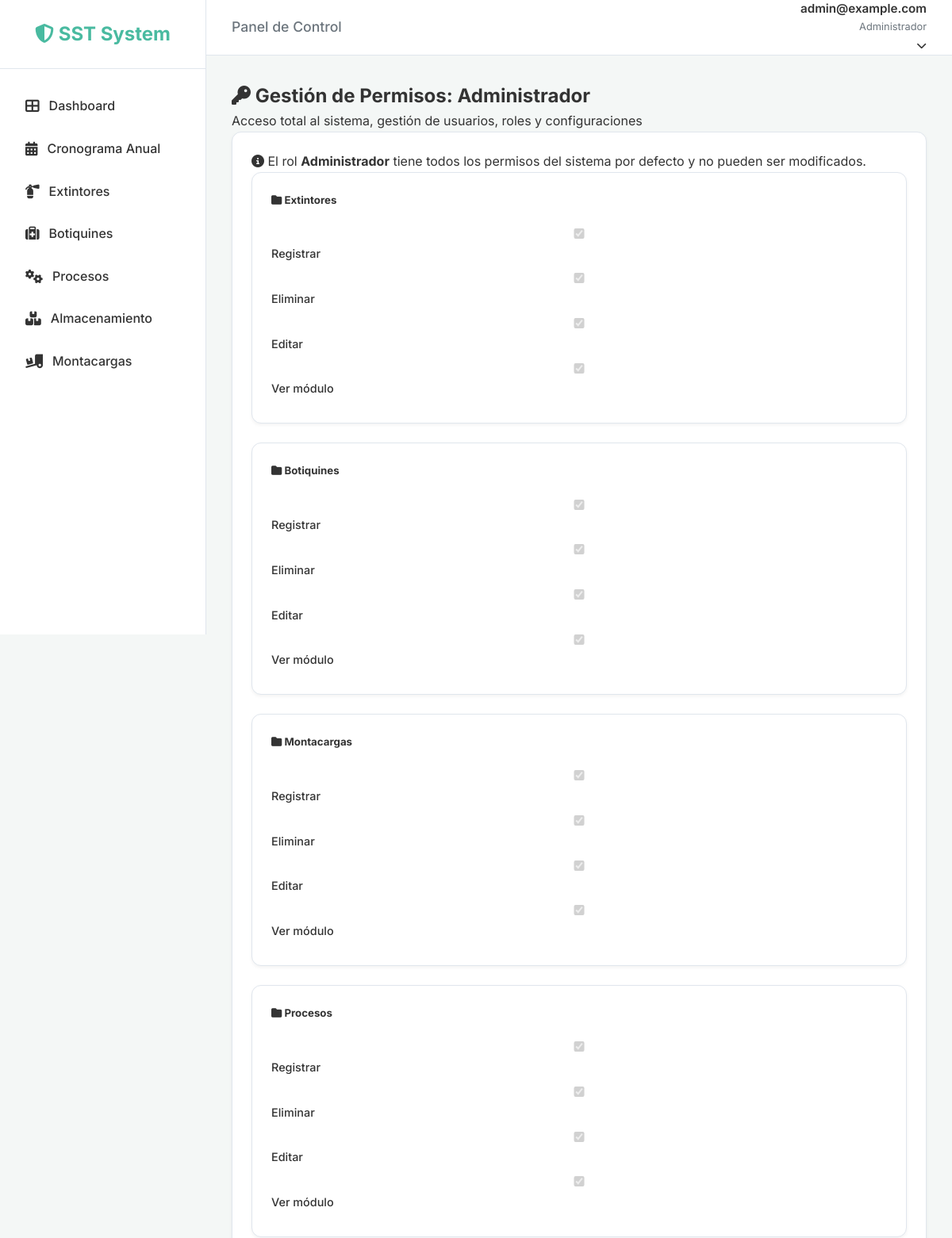
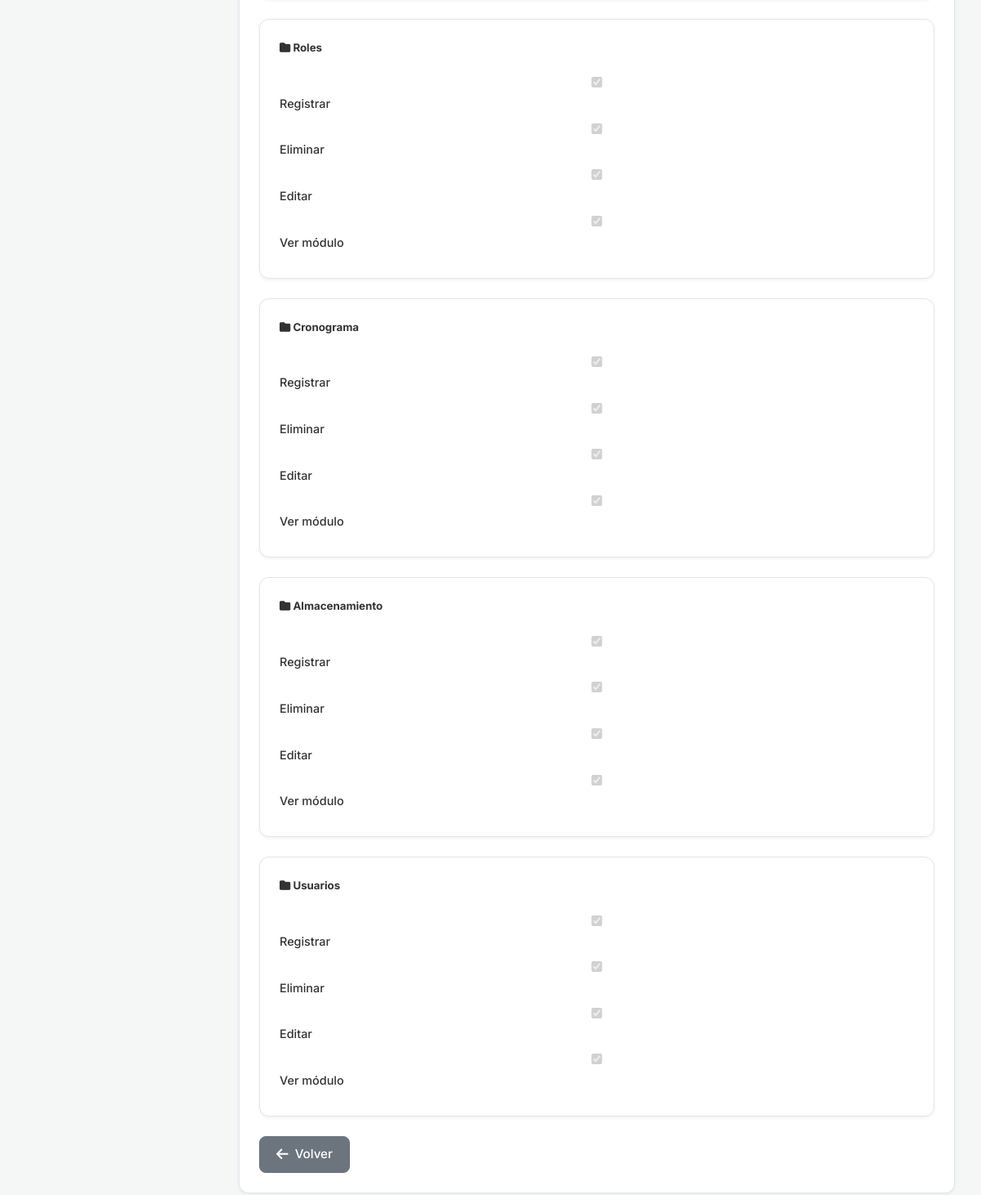
Screenshot of /roles/1/permissions/ (signed in) with the database file from the repository (2 pictures, top to bottom).
### users/models.py (models this page shows, shortened)
class CustomUser(AbstractUser):
    email = models.EmailField(unique=True)
    document_number = models.CharField(max_length=20, blank=True, null=True)
    role = models.ForeignKey('roles.Role', on_delete=models.SET_NULL, null=True, blank=True,
                             related_name='users', verbose_name='Rol')
    updated_at = models.DateTimeField(auto_now=True)
    USERNAME_FIELD = 'email'
    REQUIRED_FIELDS = ['username', 'first_name', 'last_name']

### roles/models.py (models this page shows, shortened)
class Role(models.Model):
    name = models.CharField(max_length=100, unique=True, verbose_name='Nombre del Rol')
    description = models.TextField(blank=True, verbose_name='Descripción')
    permissions = models.ManyToManyField(Permission, blank=True, related_name='roles', verbose_name='Permisos')
    is_active = models.BooleanField(default=True, verbose_name='Activo')
    is_system_role = models.BooleanField(default=False, verbose_name='Rol del Sistema')
    created_at = models.DateTimeField(auto_now_add=True)
    updated_at = models.DateTimeField(auto_now=True)
    class Meta:
        verbose_name = 'Rol'
        verbose_name_plural = 'Roles'
        ordering = ['name']

class Permission(models.Model):
    MODULE_CHOICES = [
        ('users', 'Usuarios'),
        ('inspections', 'Inspecciones'),
        ('schedule', 'Cronograma'),
        ('extinguisher', 'Extintores'),
        ('first_aid', 'Botiquines'),
        ('process', 'Procesos'),
        ('storage', 'Almacenamiento'),
        ('forklift', 'Montacargas'),
        ('roles', 'Roles'),
    ]
    ACTION_CHOICES = [
        ('view', 'Ver módulo'),
        ('create', 'Registrar'),
        ('edit', 'Editar'),
        ('delete', 'Eliminar'),
    ]
    module = models.CharField(max_length=50, choices=MODULE_CHOICES, verbose_name='Módulo')
    action = models.CharField(max_length=20, choices=ACTION_CHOICES, verbose_name='Acción')
    codename = models.CharField(max_length=100, unique=True, verbose_name='Código')
    description = models.CharField(max_length=255, verbose_name='Descripción')
    is_active = models.BooleanField(default=True, verbose_name='Activo')
    created_at = models.DateTimeField(auto_now_add=True)
    class Meta:
        verbose_name = 'Permiso'
        verbose_name_plural = 'Permisos'
        ordering = ['module', 'action']
        unique_together = ['module', 'action']

### roles/views.py (the view)
# urls.py: path('<int:pk>/permissions/', views.role_permissions_view, name='role_permissions'),
def role_permissions_view(request, pk):
    role = get_object_or_404(Role, pk=pk)
    if request.method == 'POST':
        form = RolePermissionsForm(request.POST, role=role)
        if form.is_valid():
            form.save(role)
            messages.success(request, f'Permisos del rol "{role.name}" actualizados correctamente')
            return redirect('role_detail', pk=role.pk)
    else:
        form = RolePermissionsForm(role=role)
    selected_permission_ids = set(role.permissions.values_list('id', flat=True))
    context = {
        'role': role,
        'form': form,
        'permissions_by_module': form.get_permissions_by_module(),
        'selected_permission_ids': selected_permission_ids,
    }
    return render(request, 'roles/role_permissions.html', context)

### roles/forms.py (called while the page is built)
    def get_permissions_by_module(self):
        modules = {}
        for field_name, field in self.fields.items():
            if hasattr(field, 'permission'):
                module_name = field.module_name
                if module_name not in modules:
                    modules[module_name] = []
                modules[module_name].append({
                    'field_name': field_name,
                    'field': field,
                    'permission': field.permission
                })
        return modules

### templates/roles/role_permissions.html (shortened to what this page needs)
{% extends 'base.html' %}
{% load static %}
{% block content %}
<div class="container-fluid">
    <div class="row mb-4">
        <div class="col-12">
            <h2>
                <i class="fas fa-key"></i>
                Gestión de Permisos: <strong>{{ role.name }}</strong>
            </h2>
            <p class="text-muted">{{ role.description }}</p>
        </div>
    </div>
    <div class="row">
        <div class="col-12">
            <div class="card">
                <div class="card-body">
                    {% if role.name == 'Administrador' %}
                    <div class="alert alert-info">
                        <i class="fas fa-info-circle"></i>
                        El rol <strong>Administrador</strong> tiene todos los permisos del sistema por defecto y no
                        pueden ser modificados.
                    </div>
                    {% endif %}
                    <form method="post">
                        {% for module_name, perms in permissions_by_module.items %}
                        <div class="card mb-3">
                            <div class="card-header bg-primary text-white">
                                <h5 class="mb-0">
                                    <i class="fas fa-folder"></i> {{ module_name }}
                                </h5>
                            </div>
                            <div class="card-body">
                                <div class="row">
                                    {% for perm_data in perms %}
                                    <div class="col-md-3 col-sm-6 mb-2">
                                        <div class="form-check">
                                            <input type="checkbox" class="form-check-input"
                                                name="{{ perm_data.field_name }}" id="{{ perm_data.field_name }}"
												{% if perm_data.permission.id in selected_permission_ids %} checked
												{% endif %} {% if role.name == 'Administrador' %}disabled{% endif %}>
                                            <label class="form-check-label" for="{{ perm_data.field_name }}">
                                                {{ perm_data.permission.get_action_display }}
                                            </label>
                                        </div>
                                    </div>
                                    {% endfor %}
                                </div>
                            </div>
                        </div>
                        {% endfor %}
                        <div class="d-flex gap-2 mt-4">
                            <a href="{% url 'role_detail' role.pk %}" class="btn btn-secondary">
                                <i class="fas fa-arrow-left"></i> Volver
                            </a>
                        </div>
                    </form>
                </div>
            </div>
        </div>
    </div>
</div>
{% endblock %}

### templates/base.html (shortened to what this page needs)
{% load static %}
<!DOCTYPE html>
<html lang="es">
<head>
    <link rel="stylesheet" href="https://cdnjs.cloudflare.com/ajax/libs/font-awesome/6.4.0/css/all.min.css">
    <link rel="stylesheet" href="https://cdnjs.cloudflare.com/ajax/libs/toastr.js/latest/toastr.min.css">
    <link rel="stylesheet" href="{% static 'css/style.css' %}">
</head>
<body>
    {% if user.is_authenticated %}
    <div class="app-wrapper">
        <aside class="sidebar">
            <div class="sidebar-header">
                <a href="{% url 'dashboard' %}" class="logo">
                    <i class="fas fa-shield-alt"></i> <span class="logo-text">SST System</span>
                </a>
            </div>
            <ul class="sidebar-menu">
                <li>
                    <a href="{% url 'dashboard' %}"
                        class="{% if request.resolver_match.url_name == 'dashboard' %}active{% endif %}">
                        <i class="fas fa-th-large"></i> <span>Dashboard</span>
                    </a>
                </li>
                <li>
                    <a href="{% url 'inspection_list' %}"
                        class="{% if request.resolver_match.url_name == 'inspection_list' %}active{% endif %}">
                        <i class="fas fa-calendar-alt"></i> <span>Cronograma Anual</span>
                    </a>
                </li>
                <li>
                    <a href="{% url 'extinguisher_list' %}"
                        class="{% if 'extinguisher' in request.path %}active{% endif %}">
                        <i class="fas fa-fire-extinguisher"></i> <span>Extintores</span>
                    </a>
                </li>
                <li>
                    <a href="{% url 'first_aid_list' %}" class="{% if 'first-aid' in request.path %}active{% endif %}">
                        <i class="fas fa-medkit"></i> <span>Botiquines</span>
                    </a>
                </li>
                <li>
                    <a href="{% url 'process_list' %}" class="{% if 'process' in request.path %}active{% endif %}">
                        <i class="fas fa-cogs"></i> <span>Procesos</span>
                    </a>
                </li>
                <li>
                    <a href="{% url 'storage_list' %}" class="{% if 'storage' in request.path %}active{% endif %}">
                        <i class="fas fa-boxes"></i> <span>Almacenamiento</span>
                    </a>
                </li>
                <li>
                    <a href="{% url 'forklift_list' %}" class="{% if 'forklift' in request.path %}active{% endif %}">
                        <i class="fas fa-truck-loading"></i> <span>Montacargas</span>
                    </a>
                </li>
            </ul>
        </aside>
        <div style="flex: 1; display: flex; flex-direction: column;">
            <header class="topbar">
                <div class="page-title">
                    <h2 style="font-size: 1.1rem; color: var(--text-light); font-weight: 500;">
                        {% block header_title %}Panel de Control{% endblock %}
                    </h2>
                </div>
                <div class="user-profile" style="position: relative;">
                    <div class="user-info" style="cursor: pointer;" onclick="toggleUserDropdown()">
                        <span class="user-name">{{ user.get_full_name|default:user.email }}</span>
                        <span class="user-role">{% if user.is_staff %}Administrador{% else %}Inspector{% endif %}</span>
                        <i class="fas fa-chevron-down"
                            style="margin-left: 8px; font-size: 0.8rem; transition: transform 0.3s;"></i>
                    </div>
                </div>
            </header>
            <main class="main-content">
                <div class="content-container">
                    {% block content %}{% endblock %}
                </div>
            </main>
        </div>
    </div>
    {% endif %}
</body>
</html>

### static/css/style.css (style rules this page uses)
:root { --primary-color: #49BAA0; --primary-hover: #3a9480; --bg-color: #f4f7f6; --sidebar-bg: #ffffff; --navbar-bg: #ffffff; --text-color: #333333; --text-light: #6c757d; --border-color: #e0e6ed; --white: #ffffff; --shadow-sm: 0 2px 4px rgba(0, 0, 0, 0.05); --shadow-md: 0 4px 6px rgba(0, 0, 0, 0.07); --sidebar-width: 260px; --transition: all 0.3s ease; }
* { margin: 0; padding: 0; box-sizing: border-box; }
body { font-family: 'Inter', -apple-system, BlinkMacSystemFont, "Segoe UI", Roboto, sans-serif; background-color: var(--bg-color); color: var(--text-color); line-height: 1.6; }
.app-wrapper { display: flex; min-height: 100vh; }
.sidebar { width: var(--sidebar-width); background-color: var(--sidebar-bg); border-right: 1px solid var(--border-color); position: fixed; height: 100vh; z-index: 1000; display: flex; flex-direction: column; }
.sidebar-header { padding: 24px; text-align: center; border-bottom: 1px solid var(--border-color); }
.sidebar-header .logo { font-size: 1.5rem; font-weight: 700; color: var(--primary-color); text-decoration: none; }
.sidebar-menu { flex: 1; padding: 20px 0; list-style: none; }
.sidebar-menu li { padding: 2px 16px; }
.sidebar-menu a { display: flex; align-items: center; padding: 12px 16px; text-decoration: none; color: var(--text-color); border-radius: 8px; transition: var(--transition); font-weight: 500; }
.sidebar-menu a i { margin-right: 12px; font-size: 1.1rem; }
.topbar { position: fixed; top: 0; right: 0; left: var(--sidebar-width); height: 70px; background-color: var(--navbar-bg); border-bottom: 1px solid var(--border-color); display: flex; align-items: center; justify-content: space-between; padding: 0 32px; z-index: 999; }
.user-profile { display: flex; align-items: center; gap: 16px; }
.user-info { text-align: right; }
.user-name { display: block; font-weight: 600; font-size: 0.95rem; }
.user-role { display: block; font-size: 0.8rem; color: var(--text-light); }
.main-content { margin-left: var(--sidebar-width); margin-top: 70px; padding: 32px; width: calc(100% - var(--sidebar-width)); }
.content-container { max-width: 1200px; margin: 0 auto; }
.card { background: var(--white); border-radius: 12px; box-shadow: var(--shadow-sm); padding: 24px; margin-bottom: 24px; border: 1px solid var(--border-color); }
.card-header { margin-bottom: 20px; display: flex; justify-content: space-between; align-items: center; }
.btn { display: inline-flex; align-items: center; justify-content: center; padding: 10px 20px; border-radius: 8px; font-weight: 500; text-decoration: none !important; cursor: pointer; border: 1px solid transparent; transition: all 0.2s ease; gap: 8px; font-size: 0.95rem; line-height: 1.5; white-space: nowrap; }
.btn-secondary { background-color: #6c757d; border-color: #6c757d; color: white; }
.btn i { font-size: 1.1em; }
label { display: block; margin-bottom: 8px; font-weight: 500; font-size: 0.9rem; }
input, select, textarea { width: 100%; padding: 12px 16px; border: 1px solid var(--border-color); border-radius: 8px; background-color: #ffffff; transition: var(--transition); font-size: 0.95rem; }

### rows the page displays
CustomUser: get_full_name "admin@example.com", is_active True (drawn)
Role: name "Administrador", description "Acceso total al sistema, gestión de usuarios, roles y configuraciones"
Permission: id.name "☑", permission.action "Registrar"
Permission: id.name "☑", permission.action "Eliminar"
Permission: id.name "☑", permission.action "Editar"
Permission: id.name "☑", permission.action "Ver módulo"
Permission: id.name "☑", permission.action "Registrar"
Permission: id.name "☑", permission.action "Eliminar"
Permission: id.name "☑", permission.action "Editar"
Permission: id.name "☑", permission.action "Ver módulo"
Permission: id.name "☑", permission.action "Registrar"
Permission: id.name "☑", permission.action "Eliminar"
Permission: id.name "☑", permission.action "Editar"
Permission: id.name "☑", permission.action "Ver módulo"
Permission: id.name "☑", permission.action "Registrar"
Permission: id.name "☑", permission.action "Eliminar"
Permission: id.name "☑", permission.action "Editar"
Permission: id.name "☑", permission.action "Ver módulo"
Permission: id.name "☑", permission.action "Registrar"
Permission: id.name "☑", permission.action "Eliminar"
Permission: id.name "☑", permission.action "Editar"
Permission: id.name "☑", permission.action "Ver módulo"
Permission: id.name "☑", permission.action "Registrar"
Permission: id.name "☑", permission.action "Eliminar"
Permission: id.name "☑", permission.action "Editar"
Permission: id.name "☑", permission.action "Ver módulo"
Permission: id.name "☑", permission.action "Registrar"
Permission: id.name "☑", permission.action "Eliminar"
Permission: id.name "☑", permission.action "Editar"
Permission: id.name "☑", permission.action "Ver módulo"
Permission: id.name "☑", permission.action "Registrar"
Permission: id.name "☑", permission.action "Eliminar"
Permission: id.name "☑", permission.action "Editar"
Permission: id.name "☑", permission.action "Ver módulo"

### other values shown
{{ module_name }} "Extintores" "Botiquines" "Montacargas" "Procesos" "Roles" "Cronograma" "Almacenamiento" "Usuarios"
